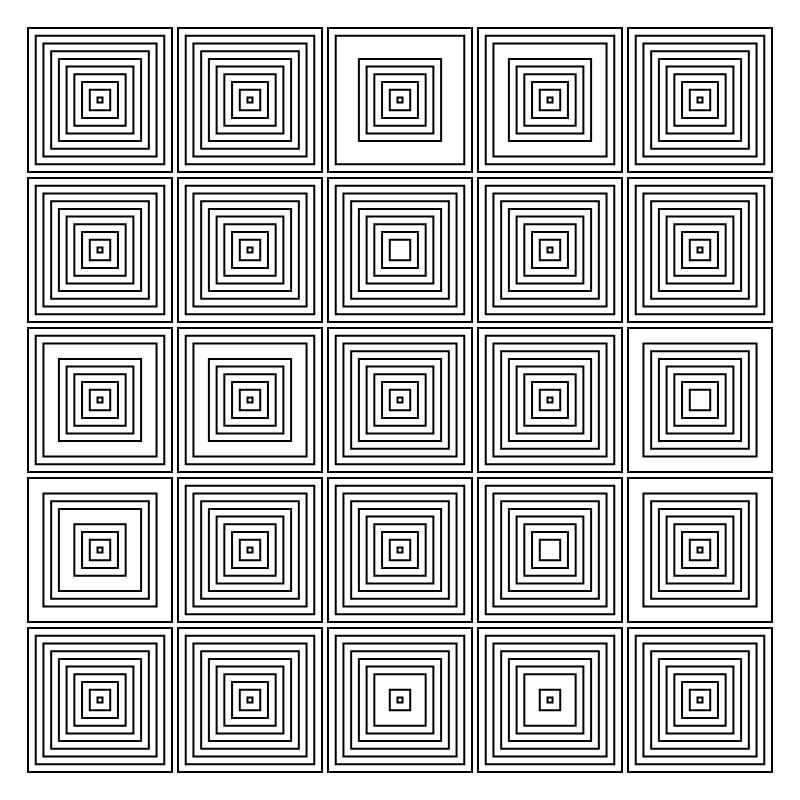
Frame 1 (no input)
Frame 60 (no input): identical to frame 1, image omitted
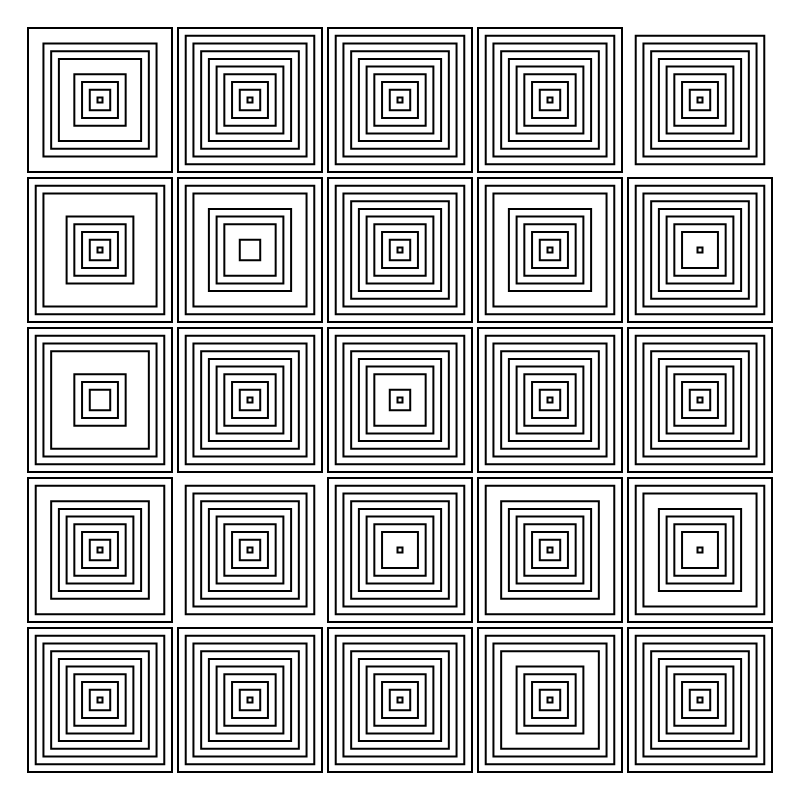
Frame 120 (the mouse pressed at the canvas centre since frame 60)

The p5.js sketch that drew these frames (run headless with seeded random() and noise() and a simulated clock; from frame 60 on, the mouse is pressed at the canvas centre):

// p5.js sketch
// ── sketch.js
function setup() {
  createCanvas(800, 800);
  rectMode(CENTER);
  strokeWeight(2);
  noFill();
}

function draw() {
  background(255);
  randomSeed(mouseX);
  for (let i = 0; i < 5; i += 1) {
    for (let j = 0; j < 5; j += 1) {
      const x = map(i, 0, 4, 100, 700);
      const y = map(j, 0, 4, 100, 700);
      for (let k = 0; k < 10; k += 1) {
        const width = map(k, 0, 9, 5, 144);
        if (random() < 0.95) {
          rect(x, y, width, width);
        }
      }
    }
  }
}
